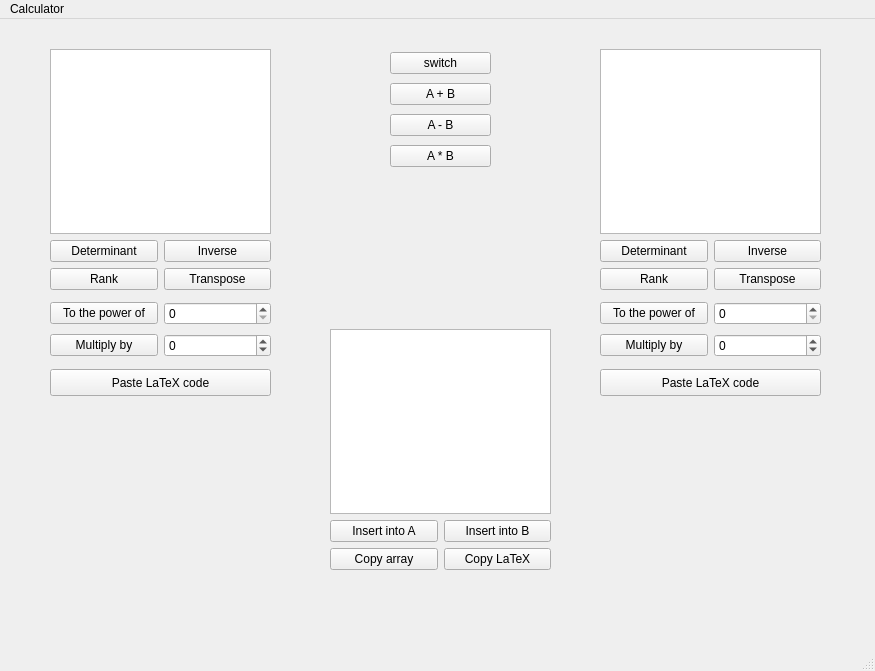
<?xml version="1.0" encoding="UTF-8"?>
<ui version="4.0">
 <class>MainWindow</class>
 <widget class="QMainWindow" name="MainWindow">
  <property name="enabled">
   <bool>true</bool>
  </property>
  <property name="geometry">
   <rect>
    <x>0</x>
    <y>0</y>
    <width>875</width>
    <height>671</height>
   </rect>
  </property>
  <property name="windowTitle">
   <string>LA-calculator</string>
  </property>
  <widget class="QWidget" name="centralwidget">
   <widget class="QWidget" name="layoutWidget">
    <property name="geometry">
     <rect>
      <x>600</x>
      <y>30</y>
      <width>221</width>
      <height>241</height>
     </rect>
    </property>
    <layout class="QVBoxLayout" name="verticalLayout_B">
     <item>
      <widget class="QPlainTextEdit" name="plainTextEdit_B">
       <property name="placeholderText">
        <string/>
       </property>
      </widget>
     </item>
     <item>
      <layout class="QGridLayout" name="gridLayout_B">
       <item row="1" column="1">
        <widget class="QPushButton" name="pushButton_transpose_B">
         <property name="text">
          <string>Transpose</string>
         </property>
        </widget>
       </item>
       <item row="1" column="0">
        <widget class="QPushButton" name="pushButton_rank_B">
         <property name="text">
          <string>Rank</string>
         </property>
        </widget>
       </item>
       <item row="0" column="0">
        <widget class="QPushButton" name="pushButton_det_B">
         <property name="text">
          <string>Determinant</string>
         </property>
        </widget>
       </item>
       <item row="0" column="1">
        <widget class="QPushButton" name="pushButton_inverse_B">
         <property name="text">
          <string>Inverse</string>
         </property>
        </widget>
       </item>
      </layout>
     </item>
    </layout>
   </widget>
   <widget class="QWidget" name="layoutWidget">
    <property name="geometry">
     <rect>
      <x>50</x>
      <y>30</y>
      <width>221</width>
      <height>241</height>
     </rect>
    </property>
    <layout class="QVBoxLayout" name="verticalLayout_A">
     <item>
      <widget class="QPlainTextEdit" name="plainTextEdit_A">
       <property name="placeholderText">
        <string/>
       </property>
      </widget>
     </item>
     <item>
      <layout class="QGridLayout" name="gridLayout_A">
       <item row="1" column="1">
        <widget class="QPushButton" name="pushButton_transpose_A">
         <property name="text">
          <string>Transpose</string>
         </property>
        </widget>
       </item>
       <item row="0" column="1">
        <widget class="QPushButton" name="pushButton_inverse_A">
         <property name="text">
          <string>Inverse</string>
         </property>
        </widget>
       </item>
       <item row="1" column="0">
        <widget class="QPushButton" name="pushButton_rank_A">
         <property name="text">
          <string>Rank</string>
         </property>
        </widget>
       </item>
       <item row="0" column="0">
        <widget class="QPushButton" name="pushButton_det_A">
         <property name="text">
          <string>Determinant</string>
         </property>
        </widget>
       </item>
      </layout>
     </item>
    </layout>
   </widget>
   <widget class="QWidget" name="layoutWidget">
    <property name="geometry">
     <rect>
      <x>390</x>
      <y>30</y>
      <width>101</width>
      <height>124</height>
     </rect>
    </property>
    <layout class="QVBoxLayout" name="verticalLayout_operators">
     <item>
      <widget class="QPushButton" name="pushButton_switch">
       <property name="text">
        <string>switch</string>
       </property>
      </widget>
     </item>
     <item>
      <widget class="QPushButton" name="pushButton_plus">
       <property name="text">
        <string>A + B</string>
       </property>
      </widget>
     </item>
     <item>
      <widget class="QPushButton" name="pushButton_minus">
       <property name="text">
        <string>A - B</string>
       </property>
      </widget>
     </item>
     <item>
      <widget class="QPushButton" name="pushButton_mult">
       <property name="text">
        <string>A * B</string>
       </property>
      </widget>
     </item>
    </layout>
   </widget>
   <widget class="QWidget" name="layoutWidget">
    <property name="geometry">
     <rect>
      <x>330</x>
      <y>310</y>
      <width>221</width>
      <height>241</height>
     </rect>
    </property>
    <layout class="QVBoxLayout" name="verticalLayout">
     <item>
      <widget class="QTextBrowser" name="textBrowser_result"/>
     </item>
     <item>
      <layout class="QGridLayout" name="gridLayout">
       <item row="0" column="0">
        <widget class="QPushButton" name="pushButton_to_A">
         <property name="text">
          <string>Insert into A</string>
         </property>
        </widget>
       </item>
       <item row="1" column="1">
        <widget class="QPushButton" name="pushButton_copy_tex">
         <property name="text">
          <string>Copy LaTeX</string>
         </property>
        </widget>
       </item>
       <item row="1" column="0">
        <widget class="QPushButton" name="pushButton_copy">
         <property name="text">
          <string>Copy array</string>
         </property>
        </widget>
       </item>
       <item row="0" column="1">
        <widget class="QPushButton" name="pushButton_to_B">
         <property name="text">
          <string>Insert into B</string>
         </property>
        </widget>
       </item>
      </layout>
     </item>
    </layout>
   </widget>
   <widget class="QPushButton" name="pushButton_tex_A">
    <property name="geometry">
     <rect>
      <x>50</x>
      <y>350</y>
      <width>221</width>
      <height>27</height>
     </rect>
    </property>
    <property name="text">
     <string>Paste LaTeX code</string>
    </property>
   </widget>
   <widget class="QPushButton" name="pushButton_tex_B">
    <property name="geometry">
     <rect>
      <x>600</x>
      <y>350</y>
      <width>221</width>
      <height>27</height>
     </rect>
    </property>
    <property name="text">
     <string>Paste LaTeX code</string>
    </property>
   </widget>
   <widget class="QWidget" name="layoutWidget_2">
    <property name="geometry">
     <rect>
      <x>600</x>
      <y>280</y>
      <width>221</width>
      <height>62</height>
     </rect>
    </property>
    <layout class="QGridLayout" name="gridLayout_3">
     <item row="0" column="0">
      <widget class="QPushButton" name="pushButton_power_B">
       <property name="text">
        <string>To the power of</string>
       </property>
      </widget>
     </item>
     <item row="1" column="0">
      <widget class="QPushButton" name="pushButton_multiply_B">
       <property name="text">
        <string>Multiply by</string>
       </property>
      </widget>
     </item>
     <item row="0" column="1">
      <widget class="QSpinBox" name="spinBox_power_B"/>
     </item>
     <item row="1" column="1">
      <widget class="QSpinBox" name="spinBox_multiply_B">
       <property name="minimum">
        <number>-1000</number>
       </property>
       <property name="maximum">
        <number>1000</number>
       </property>
      </widget>
     </item>
    </layout>
   </widget>
   <widget class="QWidget" name="">
    <property name="geometry">
     <rect>
      <x>50</x>
      <y>280</y>
      <width>221</width>
      <height>62</height>
     </rect>
    </property>
    <layout class="QGridLayout" name="gridLayout_2">
     <item row="0" column="0">
      <widget class="QPushButton" name="pushButton_power_A">
       <property name="text">
        <string>To the power of</string>
       </property>
      </widget>
     </item>
     <item row="0" column="1">
      <widget class="QSpinBox" name="spinBox_power_A"/>
     </item>
     <item row="1" column="0">
      <widget class="QPushButton" name="pushButton_multiply_A">
       <property name="text">
        <string>Multiply by</string>
       </property>
      </widget>
     </item>
     <item row="1" column="1">
      <widget class="QSpinBox" name="spinBox_multiply_A">
       <property name="minimum">
        <number>-1000</number>
       </property>
       <property name="maximum">
        <number>1000</number>
       </property>
      </widget>
     </item>
    </layout>
   </widget>
  </widget>
  <widget class="QMenuBar" name="menubar">
   <property name="geometry">
    <rect>
     <x>0</x>
     <y>0</y>
     <width>875</width>
     <height>23</height>
    </rect>
   </property>
   <widget class="QMenu" name="menuCalculator">
    <property name="title">
     <string>Calculator</string>
    </property>
    <widget class="QMenu" name="menuAlgorithms">
     <property name="title">
      <string>Algorithms</string>
     </property>
     <addaction name="actionGaussian_Elimination"/>
     <addaction name="separator"/>
    </widget>
    <addaction name="actionSystem_of_Equations"/>
    <addaction name="menuAlgorithms"/>
   </widget>
   <addaction name="menuCalculator"/>
  </widget>
  <widget class="QStatusBar" name="statusbar"/>
  <action name="actionSystem_of_Equations">
   <property name="text">
    <string>System of Equations</string>
   </property>
  </action>
  <action name="actionGaussian_Elimination">
   <property name="text">
    <string>Gaussian Elimination</string>
   </property>
  </action>
  <action name="actionExp_Gaussian_Elimination">
   <property name="text">
    <string>Exp Gaussian Elimination</string>
   </property>
  </action>
 </widget>
 <resources/>
 <connections/>
</ui>
